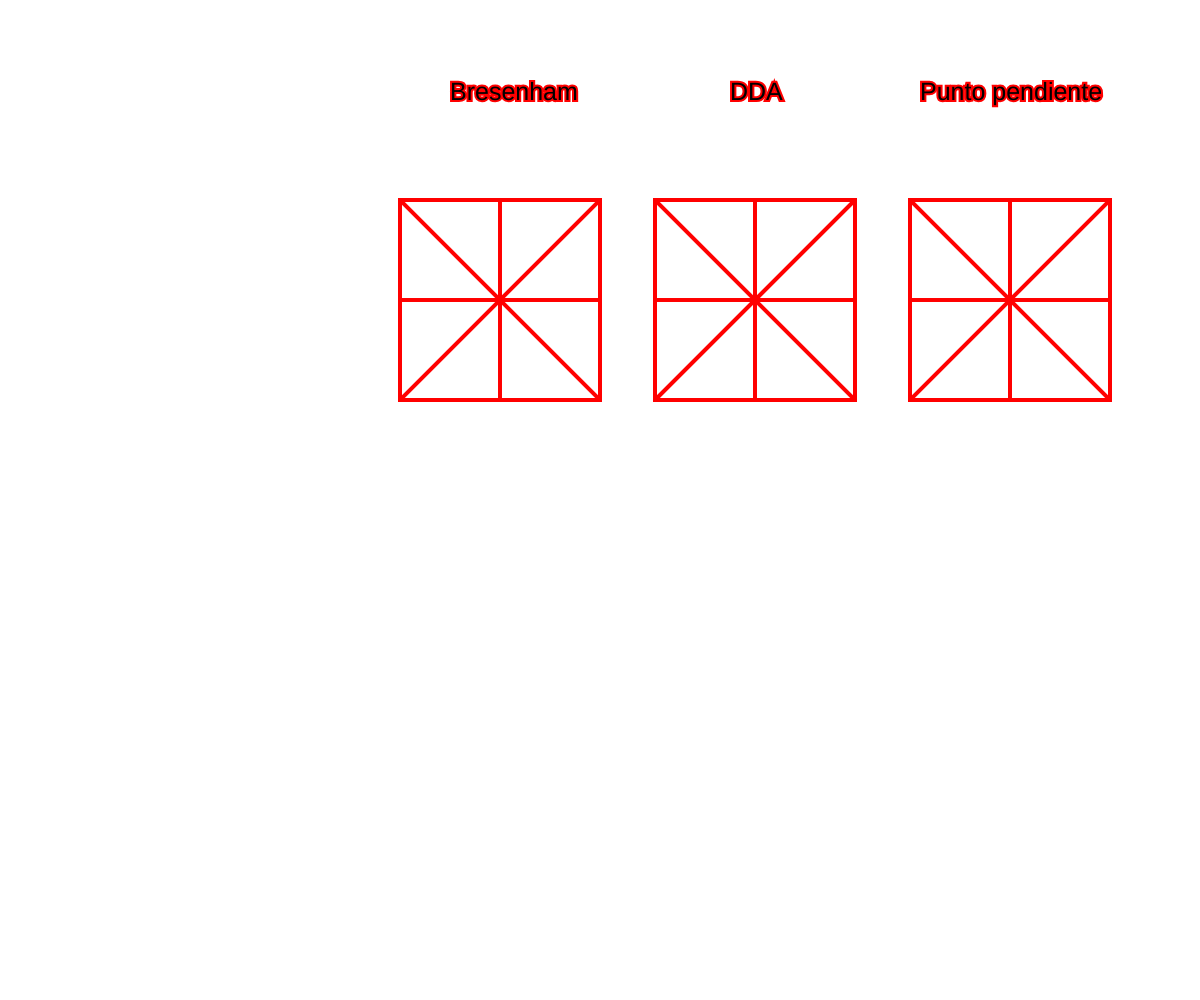
Frame 1 (no input)
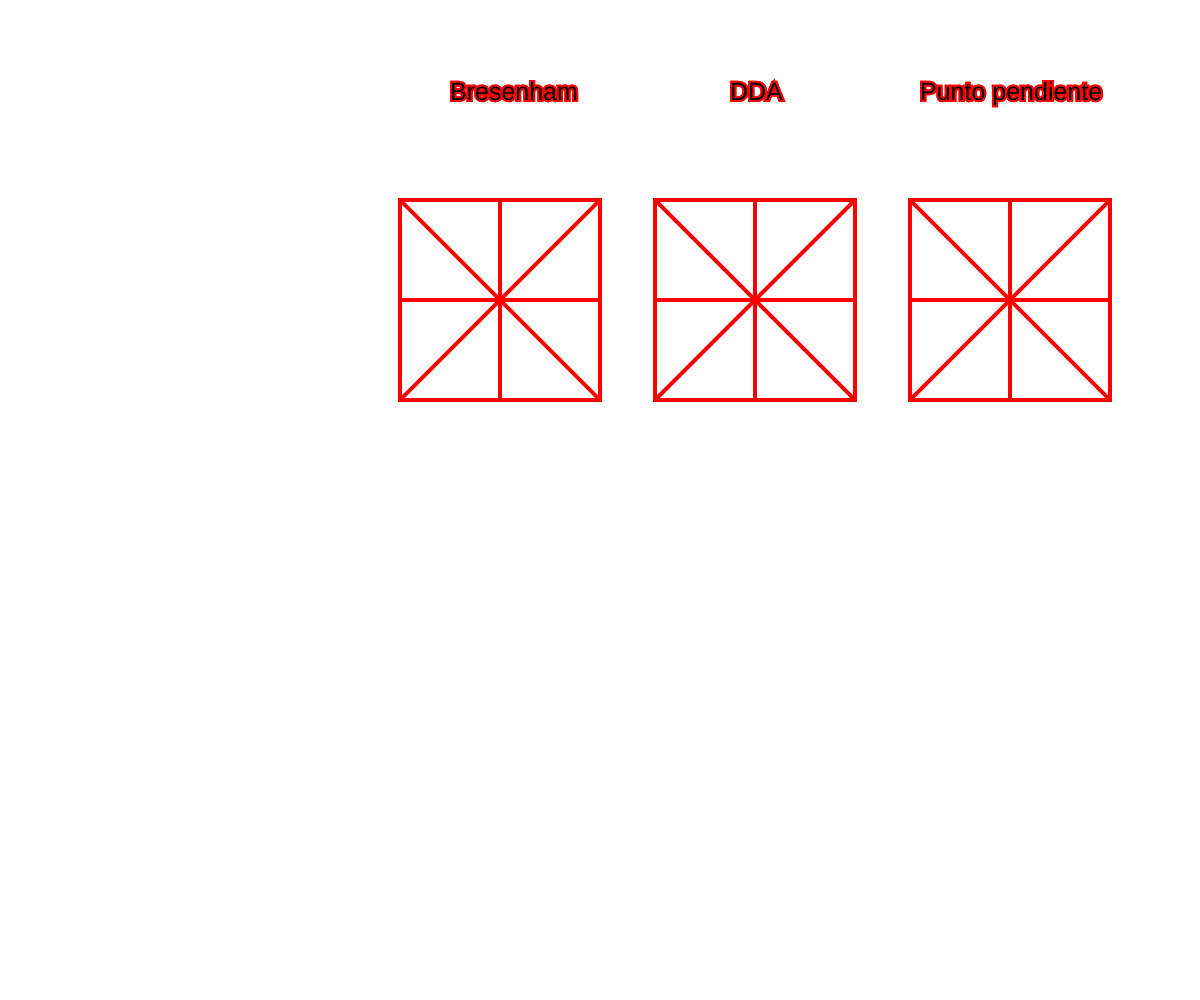
Frame 2 (the mouse pressed at the canvas centre, redrawn once)

The p5.js sketch that drew these frames (run headless with seeded random() and noise() and a simulated clock; the mouse was pressed at the canvas centre and the sketch redrawn once):

// p5.js sketch
// ── sketch.js

var c1;
var c2;
var c3;
function setup(){
	createCanvas(windowWidth,windowHeight);
	stroke('red');
	strokeWeight(4);
	c1 = new Cuadro(width/3,200,200);
	c2 = new Cuadro(c1.x+255,200,200);
	c3 = new Cuadro(c2.x+255,200,200);
	
}

function draw(){
	
	
	//ecuPP(0,height/2,width,height/2); 
	//bh(0,0,width,height);
	//dda(0,height,width,0);
	
	c1.display();
	c2.display();
	c3.display();


	textSize(25);
	text('Bresenham', c1.x+50, c1.y-100);

	bh(c1.x,c1.y+c1.tam,c1.x+c1.tam,c1.y);

	bh(c1.x,c1.y,c1.x+c1.tam,c1.y+c1.tam);
	//ecuPP(width/2,0,width/2,height); vertical
	bh(c1.x,c1.y+c1.tam/2,c1.x+c1.tam,c1.y+c1.tam/2)

	bh(c1.x+c1.tam/2,c1.y,c1.x+c1.tam/2,c1.y+c1.tam);
	




	textSize(25);
	text('DDA', c2.x+75, c2.y-100);

	line(c2.x,c2.y+c2.tam,c2.x+c2.tam,c2.y);

	//dda(c2.x,c2.y+c2.tam,c2.x+c2.tam,c2.y); 	 //error en diagonal inferior izquierda

	dda(c2.x,c2.y,c2.x+c2.tam,c2.y+c2.tam);

	dda(c2.x,c2.y+c2.tam/2,c2.x+c2.tam,c2.y+c2.tam/2)

	dda(c2.x+c2.tam/2,c2.y,c2.x+c2.tam/2,c2.y+c2.tam);



	textSize(25);
	text('Punto pendiente', c3.x+10, c3.y-100);

	ecuPP(c3.x,c3.y+c3.tam,c3.x+c3.tam,c3.y);

	ecuPP(c3.x,c3.y,c3.x+c3.tam,c3.y+c3.tam);
	
	ecuPP(c3.x,c3.y+c3.tam/2,c3.x+c3.tam,c3.y+c3.tam/2);

	//ecuPP(c3.x+c3.tam/2,c3.y,c3.x+c3.tam/2,c3.y+c3.tam);  por alguna razon nomfunciona la linea vertical , hay un problema con x2

	line(c3.x+c3.tam/2,c3.y,c3.x+c3.tam/2,c3.y+c3.tam)

	

	noLoop();
}

function ecuPP(x1, y1, x2, y2){
	let x = x1;
	let y = y1;
	let stepX=1;
	let stepY=1;
	const dx = x2-x1;
	const dy = y2-y1;

	if(dx==0){
		if(dy<0){
			stepY=-1
			while(y!=y2){
				point(x,y);
				y+=stepY;
			}
		}
	} else{
		const m = dy/dx;
		const b = y1-m*x1;

		if(dx<0){
			stepX=-1;
		}
		while(x!=x2){
			point(x,y);
			x+=stepX;
			y=m*x+b;
		}
	}
}

function dda(x1, y1, x2, y2) {
	let x = x1;
  	let y = y1;
  	const dx = x2 - x1;
 	const dy = y2 - y1;
  	const m = dy / dx;
  	const s = m >= 0 ? 1 : -1;
  //pendiente +
  	if (m <= s) {
    	while (x != x2) {
      	point(x,y);
      	x += s;
      	y = y + m * s;
    	}
  	} else { //pendiente -
    	while (y != y2) {
      	point(x,y);
      	y += s;
      	x = x + s / m;
    	}
  	}
  
}


function bh(x1, y1, x2, y2){
	var dx = Math.abs(x2 - x1);
    var sx = x1 < x2 ? 1 : -1;
    var dy = Math.abs(y2 - y1);
    var sy = y1 < y2 ? 1 : -1;
    var err = dx > dy ? dx : -dy;

	  while (x1 != x2 || y1 != y2) {
	      point(x1, y1);
	      var e2 = err;
	      if (e2 > -dx * 2) {
	          err -= dy;
	          x1 += sx;
	     }
	     if (e2 < dy * 2) {
	         err += dx;
	         y1 += sy;
	    }
	  }

}




// ── cuadros.js
class Cuadro{

	constructor(x,y,tam){
		this.x=x;
		this.y=y;
		this.tam=tam;
		
		
	}

	display(){
	
		square(this.x,this.y,this.tam);
	}

	




}
